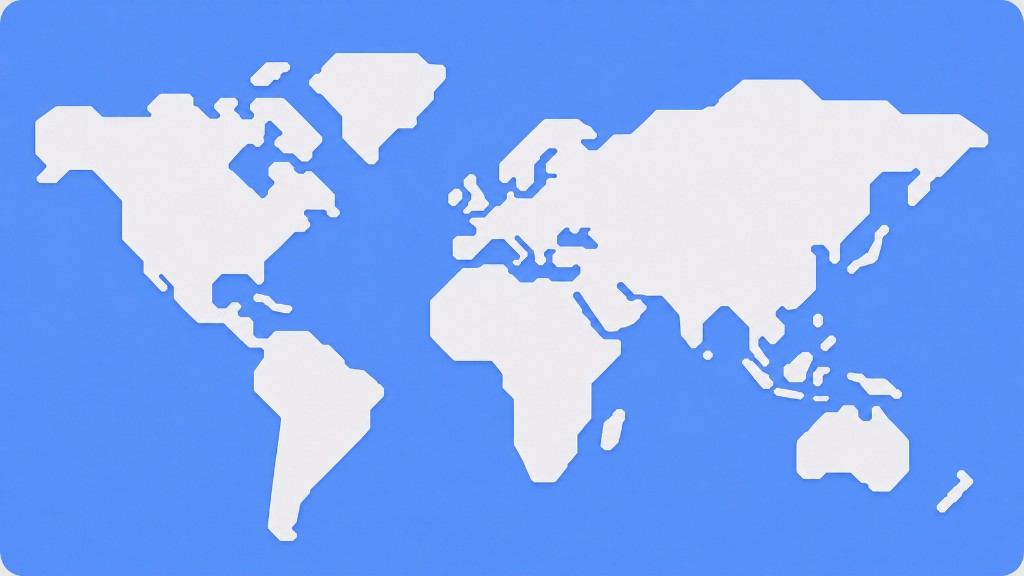
#> input picture Goods&Glory/scripts/assets/board_art_reference.png, 1024 x 576 px
$ python import_board_art.py
#> lines starting #> are read from the running program, lines starting #| are printed output that depends on the picture; after the words box and inside, x2 and y2 are one past the last pixel; in counts of white or black regions, pixels touching at a corner belong together
#!/usr/bin/env python3
"""Import authored board art into map_board_silhouette.json.

Follows the source silhouette closely: light contour simplification only.
Does not force octilinear (H/V/45°) edges — those made coasts harsher than the
art. SpriteKit rounds corners with a fixed radius at render time.

Usage:
  python3 -B scripts/import_board_art.py
  python3 -B scripts/import_board_art.py --source path/to/board.png
"""

from __future__ import annotations

import argparse
import json
import math
import re
import shutil
from pathlib import Path

import cv2
import numpy as np

# Linear fit from artwork land bbox → geographic extents. City coordinates in
# cities.json are authored in this same board space (not raw WGS84). Re-tune
# only if framing changes.
LON0, LON1 = -170.0, 190.0
LAT0, LAT1 = 80.0, -55.0

# Contour fidelity. Keep well below the old "triangle disaster" (~0.01+).
CONTOUR_EPS_FRAC = 0.00022
SMALL_AREA_PX = 3_500
SMALL_CONTOUR_EPS_FRAC = 0.0025
MIN_OUTER_AREA = 80
MIN_HOLE_AREA = 80
# Collapse near-collinear runs without inventing new angles.
COLLINEAR_COS = math.cos(math.radians(2.5))
MIN_EDGE_PX = 1.25
SMALL_MAX_VERTS = 28


def extract_land(img: np.ndarray) -> np.ndarray:
    """Land is near-white; water is saturated blue. Soft AA edges bias to land."""
    b, g, r = cv2.split(img.astype(np.float32))
    gray = (r + g + b) / 3.0
    # Prefer luminance over a hard RGB gate so soft coast AA stays with land.
    land = ((gray > 198) & ((r + g) > (b + 55))).astype(np.uint8) * 255
    num, labels, stats, _ = cv2.connectedComponentsWithStats(land, 8)
    border = np.zeros_like(land)
    border[0, :] = border[-1, :] = border[:, 0] = border[:, -1] = 1
    frame = {
        int(labels[y, x])
        for y, x in zip(*np.where((border > 0) & (land > 0)))
    }
    cleaned = np.zeros_like(land)
    for lab in range(1, num):
        if lab in frame or stats[lab, cv2.CC_STAT_AREA] < 30:
            continue
        cleaned[labels == lab] = 255
    # Tiny close fills 1px AA notches without bloating continents.
    cleaned = cv2.morphologyEx(cleaned, cv2.MORPH_CLOSE, np.ones((2, 2), np.uint8))
    return cleaned


def land_bbox(land: np.ndarray) -> tuple[int, int, int, int]:
    ys, xs = np.where(land > 0)
    return int(xs.min()), int(xs.max()), int(ys.min()), int(ys.max())


def px_to_geo(pt, box: tuple[int, int, int, int]) -> tuple[float, float]:
    x0, x1, y0, y1 = box
    x, y = float(pt[0]), float(pt[1])
    lon = LON0 + (x - x0) / (x1 - x0) * (LON1 - LON0)
    lat = LAT0 - (y - y0) / (y1 - y0) * (LAT0 - LAT1)
    return round(lat, 4), round(lon, 4)


def open_ring(points: list[tuple[float, float]]) -> list[tuple[float, float]]:
    if len(points) >= 2 and points[0] == points[-1]:
        return points[:-1]
    return list(points)


def merge_collinear(
    points: list[tuple[float, float]],
    *,
    min_edge_px: float = MIN_EDGE_PX,
) -> list[tuple[float, float]]:
    """Drop vertices that barely bend the coast; keep authored angles intact."""
    ring = open_ring(points)
    if len(ring) < 3:
        return ring

    changed = True
    while changed and len(ring) > 3:
        changed = False
        for index in range(len(ring)):
            previous = ring[index - 1]
            current = ring[index]
            following = ring[(index + 1) % len(ring)]
            into = (current[0] - previous[0], current[1] - previous[1])
            out = (following[0] - current[0], following[1] - current[1])
            len_in = math.hypot(*into)
            len_out = math.hypot(*out)
            if len_in < min_edge_px or len_out < min_edge_px:
                del ring[index]
                changed = True
                break
            cosine = (into[0] * out[0] + into[1] * out[1]) / (len_in * len_out)
            if cosine >= COLLINEAR_COS:
                del ring[index]
                changed = True
                break
    return ring


def approx_contour(cnt, area: float) -> list[tuple[float, float]]:
    peri = cv2.arcLength(cnt, True)
    small = area < SMALL_AREA_PX
    eps_frac = SMALL_CONTOUR_EPS_FRAC if small else CONTOUR_EPS_FRAC
    ceiling = peri * (0.03 if small else 0.0028)
    epsilon = min(max(0.8, eps_frac * peri), ceiling)
    approx = cv2.approxPolyDP(cnt, epsilon, True).reshape(-1, 2)
    ring = [(float(x), float(y)) for x, y in approx]
    return merge_collinear(ring, min_edge_px=2.0 if small else MIN_EDGE_PX)


def reduce_small_ring(ring: list[tuple[float, float]]) -> list[tuple[float, float]]:
    if len(ring) <= SMALL_MAX_VERTS:
        return ring
    points = list(ring)
    while len(points) > SMALL_MAX_VERTS:
        best_i = None
        best_len = float("inf")
        for index in range(len(points)):
            previous = points[index - 1]
            current = points[index]
            following = points[(index + 1) % len(points)]
            edge = (
                math.hypot(current[0] - previous[0], current[1] - previous[1])
                + math.hypot(following[0] - current[0], following[1] - current[1])
            )
            if edge < best_len:
                best_len = edge
                best_i = index
        if best_i is None or len(points) <= 4:
            break
        del points[best_i]
    return points


def calm_small_islands(land: np.ndarray) -> np.ndarray:
    """Close AA gaps on small components. Never OPEN — that deletes thin islands."""
    num, labels, stats, _ = cv2.connectedComponentsWithStats(land, 8)
    out = land.copy()
    kernel = np.ones((3, 3), np.uint8)
    for lab in range(1, num):
        area = stats[lab, cv2.CC_STAT_AREA]
        if area < 30:
            out[labels == lab] = 0
            continue
        if area >= SMALL_AREA_PX:
            continue
        mask = (labels == lab).astype(np.uint8) * 255
        calmed = cv2.morphologyEx(mask, cv2.MORPH_CLOSE, kernel)
        out[labels == lab] = 0
        out[calmed > 0] = 255
    return out


def trace_masses(land: np.ndarray) -> list[dict]:
    contours, hierarchy = cv2.findContours(
        land, cv2.RETR_CCOMP, cv2.CHAIN_APPROX_NONE
    )
    if not contours or hierarchy is None:
        return []
    hier = hierarchy[0]
    masses: list[dict] = []
    i = 0
    while i != -1 and i < len(contours):
        if hier[i][3] != -1:
            i += 1
            continue
        area = cv2.contourArea(contours[i])
        if area < MIN_OUTER_AREA:
            nxt = hier[i][0]
            i = nxt if nxt != -1 else len(contours)
            continue
        small = area < SMALL_AREA_PX
        outer = approx_contour(contours[i], area)
        if len(outer) < 3:
            nxt = hier[i][0]
            i = nxt if nxt != -1 else len(contours)
            continue
        if small:
            outer = reduce_small_ring(outer)
        holes = []
        if not small:
            child = hier[i][2]
            while child != -1:
                if cv2.contourArea(contours[child]) >= MIN_HOLE_AREA:
                    hole = approx_contour(contours[child], area)
                    if len(hole) >= 3:
                        holes.append(hole)
                child = hier[child][0]
        masses.append({"outer": outer, "holes": holes, "area": area})
        nxt = hier[i][0]
        i = nxt if nxt != -1 else len(contours)
    masses.sort(key=lambda m: -m["area"])
    return masses


def ring_to_points(ring, box) -> list[dict]:
    points = [
        {"latitude": lat, "longitude": lon}
        for lat, lon in (px_to_geo(p, box) for p in ring)
    ]
    if points and points[0] != points[-1]:
        points.append(dict(points[0]))
    return points


def write_json(path: Path, value) -> None:
    text = json.dumps(value, indent=2, ensure_ascii=False)
    text = re.sub(
        r"\{\s*\"latitude\":\s*(-?[\d.]+),\s*\"longitude\":\s*(-?[\d.]+)\s*\}",
        r'{ "latitude": \1, "longitude": \2 }',
        text,
    )
    path.write_text(text + "\n", encoding="utf-8")


def main() -> None:
    scripts = Path(__file__).resolve().parent
    catalog = scripts.parent / "Goods&Glory" / "Resources" / "Catalog"
    default_source = scripts / "assets" / "board_art_reference.png"

    parser = argparse.ArgumentParser(description=__doc__)
    parser.add_argument("--source", type=Path, default=default_source)
    parser.add_argument(
        "--output",
        type=Path,
        default=catalog / "map_board_silhouette.json",
    )
    parser.add_argument(
        "--seed-from",
        type=Path,
        default=None,
        help="Copy this PNG onto --source before importing",
    )
    args = parser.parse_args()

    if args.seed_from is not None:
        args.source.parent.mkdir(parents=True, exist_ok=True)
        shutil.copy2(args.seed_from, args.source)

    if not args.source.exists():
        raise SystemExit(
            f"Missing board art at {args.source}. Pass --seed-from or --source."
        )

    img = cv2.imread(str(args.source), cv2.IMREAD_COLOR)
#> img is the input picture: shape (576, 1024, 3); mean B, G, R 247, 170.6, 130
    if img is None:
        raise SystemExit(f"Could not read {args.source}")

    land = calm_small_islands(extract_land(img))
#> in extract_land, `b, g, r = cv2.split(img.astype(np.float32))`:
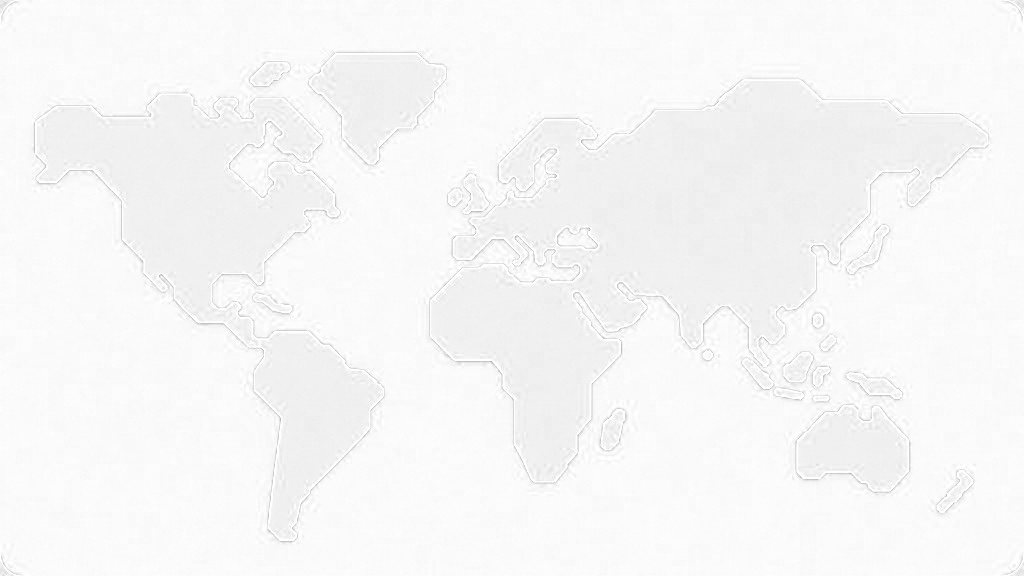
#> b: shape (576, 1024) float32; min 172, max 255, mean 247
#> in extract_land, `b, g, r = cv2.split(img.astype(np.float32))`:
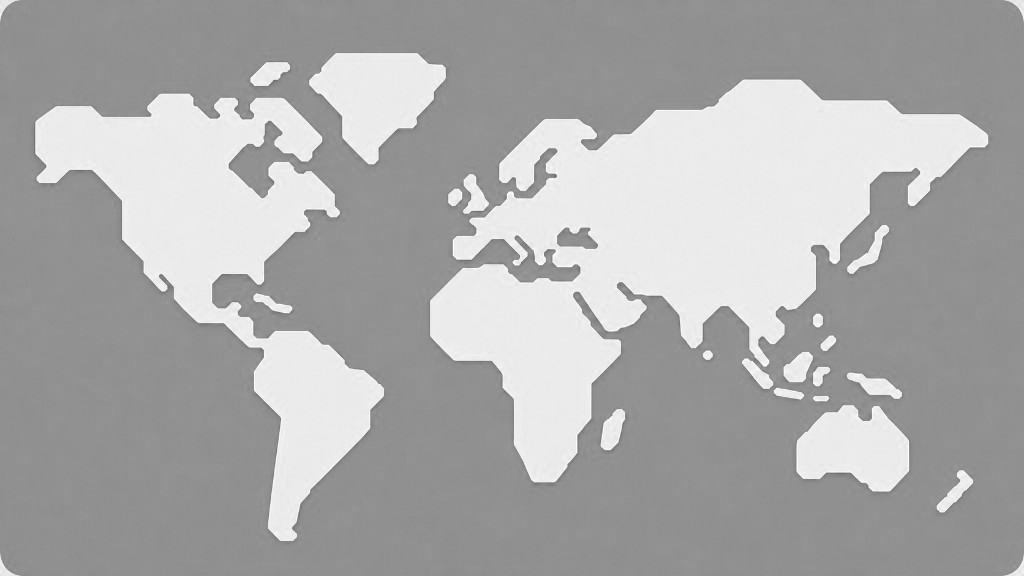
#> g: shape (576, 1024) float32; min 98, max 255, mean 170.6
#> in extract_land, `b, g, r = cv2.split(img.astype(np.float32))`:
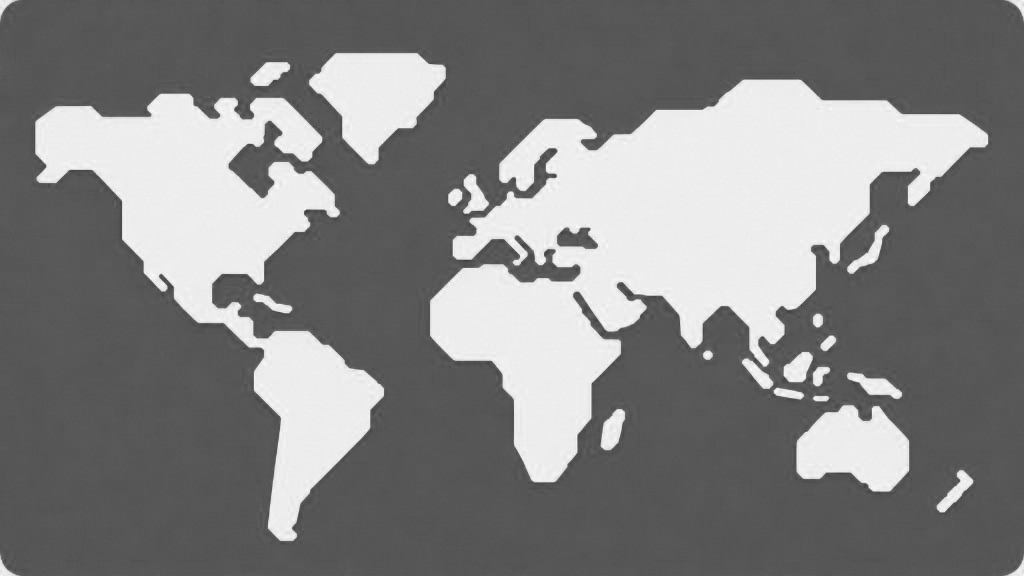
#> r: shape (576, 1024) float32; min 57, max 255, mean 130
#> in extract_land, `land = ((gray > 198) & ((r + g) > (b + 55))).astype(np.uint8) * 255`:
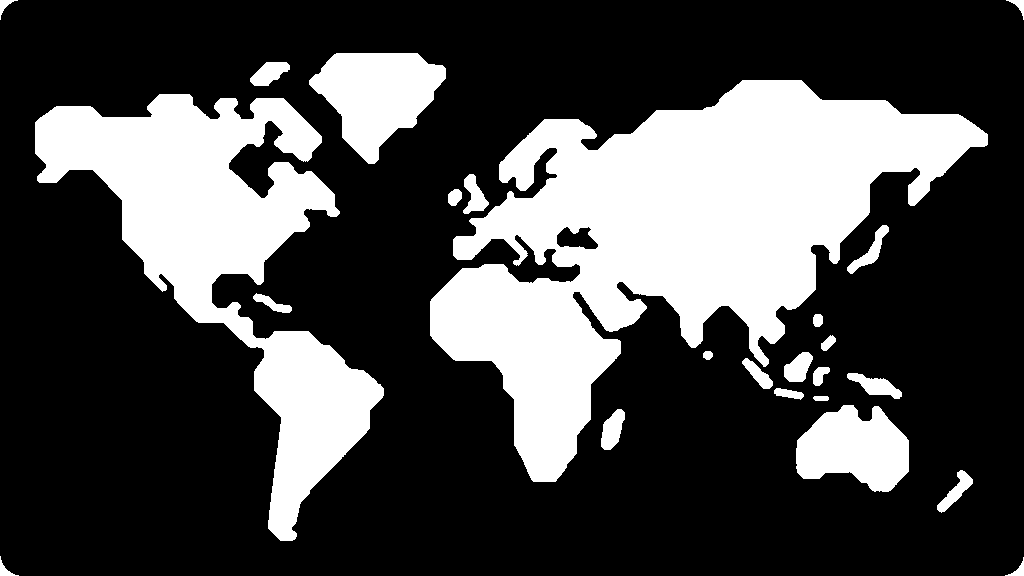
#> land: shape (576, 1024); 28.9% white; 24 white regions, largest, box (x1, y1, x2, y2) and area: (430, 80, 988, 482) 96387, (35, 94, 384, 541) 51647, (309, 53, 446, 164) 8982
#> in extract_land, `num, labels, stats, _ = cv2.connectedComponentsWithStats(land, 8)`:
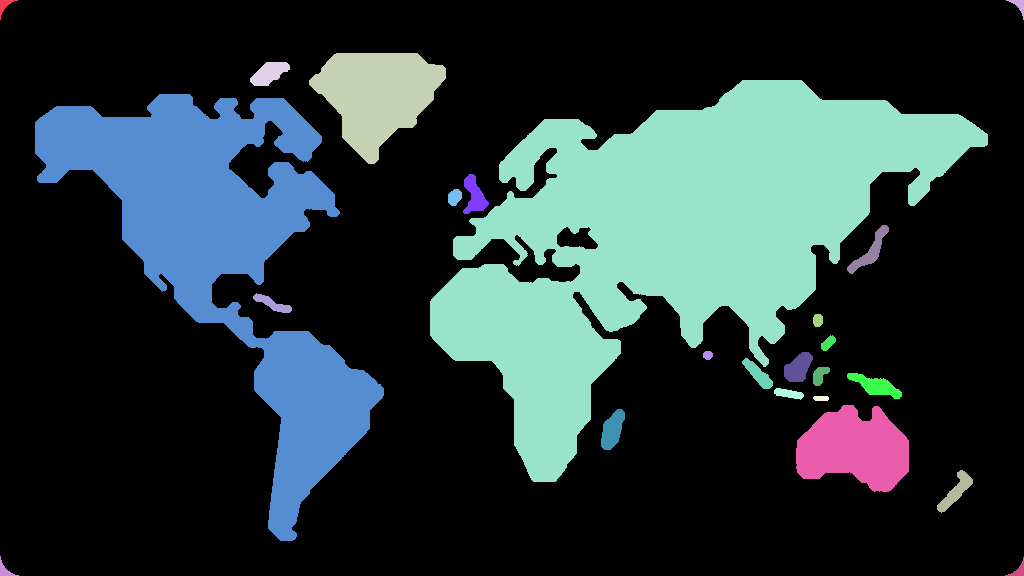
#> labels: shape (576, 1024) int32; 25 distinct labels, from 0 to 24; one colour per label, 0 black
#> in extract_land, `num, labels, stats, _ = cv2.connectedComponentsWithStats(land, 8)`: num = 25; stats = 25 rows, first 6: [0, 0, 1024, 576, 419509], [0, 0, 18, 20, 113], [1006, 0, 18, 20, 117], [309, 53, 137, 111, 8982], [250, 62, 40, 24, 611], [430, 80, 558, 402, 96387]
#> in extract_land, `frame = { int(labels[y, x]) for y, x in zip(*np.where((border > 0) & (..`: frame = 4 items
#> in extract_land, `cleaned = cv2.morphologyEx(cleaned, cv2.MORPH_CLOSE, np.ones((2, 2), n..`: cleaned: shape (576, 1024); 28.8% white; 20 white regions, largest, box (x1, y1, x2, y2) and area: (431, 81, 989, 483) 96396, (36, 95, 385, 542) 51652, (310, 54, 447, 165) 8983
#> in calm_small_islands, `num, labels, stats, _ = cv2.connectedComponentsWithStats(land, 8)`:
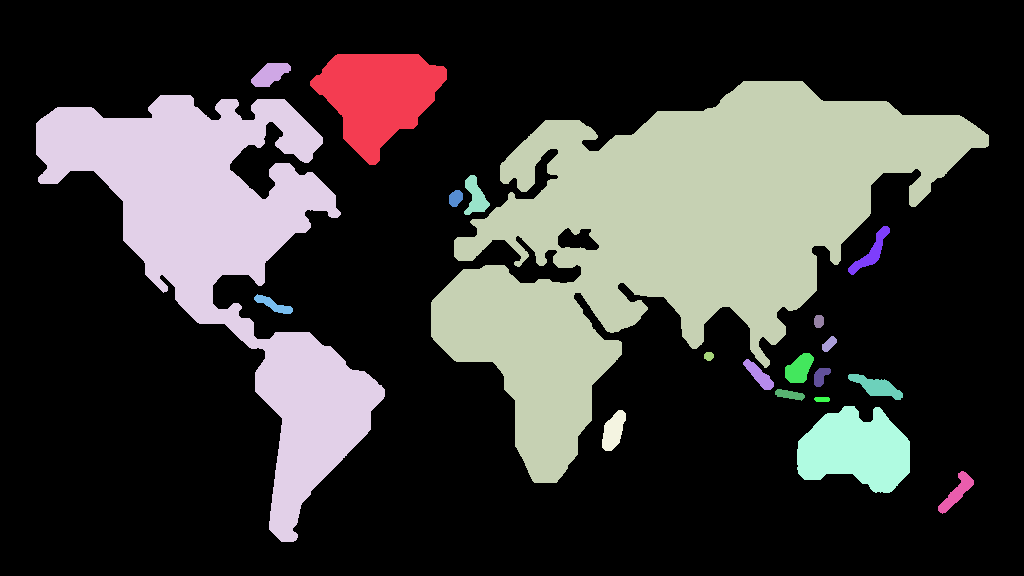
#> labels: shape (576, 1024) int32; 21 distinct labels, from 0 to 20; one colour per label, 0 black
#> in calm_small_islands, `num, labels, stats, _ = cv2.connectedComponentsWithStats(land, 8)`: num = 21; stats = 21 rows, first 6: [0, 0, 1024, 576, 419958], [310, 54, 137, 111, 8983], [251, 63, 40, 24, 611], [431, 81, 558, 402, 96396], [36, 95, 349, 447, 51652], [464, 175, 26, 40, 555]
#> the loop in calm_small_islands, `for lab in range(1, num):` made 20 passes
#> area on passes 1 to 12: 8983, 611, 96396, 51652, 555, 183, 582, 315, 113, 142, 73, 586
#> after the loop in calm_small_islands, `for lab in range(1, num):`:
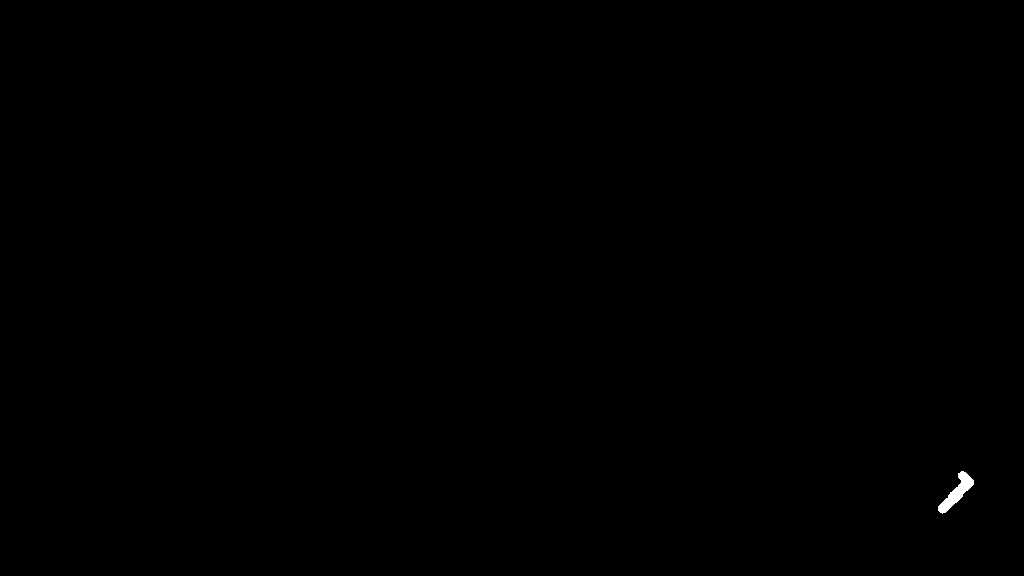
#> mask: shape (576, 1024); 0.09% white; 1 white region, box (x1, y1, x2, y2) and area: (938, 471, 974, 514) 540
#> after the loop in calm_small_islands, `for lab in range(1, num):`: out: shape (576, 1024); 28.8% white; 20 white regions
    box = land_bbox(land)
#> box = (36, 988, 54, 541)
    masses = trace_masses(land)
#> in trace_masses, `contours, hierarchy = cv2.findContours( land, cv2.RETR_CCOMP, cv2.CHAI..`: contours = 21 contours; largest, box (x1, y1, x2, y2) and area: (431, 81, 989, 483) 95784, (36, 95, 385, 542) 50756, (310, 54, 447, 165) 8811, (797, 406, 910, 493) 6757, (557, 227, 600, 251) 662
#> the loop in trace_masses, `while i != -1 and i < len(contours):` made 20 passes
#> area on passes 3, 17, 18, 20: 6757, 50756, 95784, 8811
#> area on passes 1, 2, 5, 6, 7, 8: 491, 593.5, 184, 624, 183.5, 363.5
#> after the loop in trace_masses, `while i != -1 and i < len(contours):`: masses = 18 items
#> masses = 18 items

    land_masses = []
    index = 1
    for mass in masses:
        land_masses.append({
            "id": f"board_land_{index:03d}",
            "points": ring_to_points(mass["outer"], box),
        })
        index += 1
        for hole in mass["holes"]:
            land_masses.append({
                "id": f"board_hole_{index:03d}",
                # OpenCV already winds holes opposite their outer contour.
                # px_to_geo flips the Y axis for both, so preserving that order
                # keeps the non-zero CGPath fill rule cutting the hole out.
                "points": ring_to_points(hole, box),
            })
            index += 1
#> this loop made 18 passes

    points = sum(len(item["points"]) for item in land_masses)
    board = {
        "version": 7,
        "source": (
            f"Authored board art ({args.source.name}); "
            "contour-faithful import (no octilinear snap); Antarctica omitted"
        ),
        "landMasses": land_masses,
    }
    write_json(args.output, board)
    print(
        f"Wrote {args.output}\n"
        f"  landMasses={len(land_masses)} ({points} points)\n"
#> (the run stopped early here; a loop or call above may not have finished)
